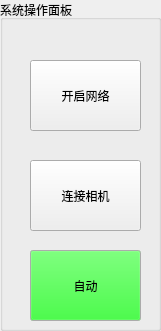
     <widget class="QGroupBox" name="gControl">
      <property name="geometry">
       <rect>
        <x>430</x>
        <y>20</y>
        <width>161</width>
        <height>331</height>
       </rect>
      </property>
      <property name="sizePolicy">
       <sizepolicy hsizetype="Preferred" vsizetype="Preferred">
        <horstretch>0</horstretch>
        <verstretch>0</verstretch>
       </sizepolicy>
      </property>
      <property name="title">
       <string>系统操作面板</string>
      </property>
      <widget class="QPushButton" name="bTCPini_2">
       <property name="geometry">
        <rect>
         <x>30</x>
         <y>60</y>
         <width>111</width>
         <height>71</height>
        </rect>
       </property>
       <property name="text">
        <string>开启网络</string>
       </property>
      </widget>
      <widget class="QPushButton" name="bCamIni">
       <property name="geometry">
        <rect>
         <x>30</x>
         <y>160</y>
         <width>111</width>
         <height>71</height>
        </rect>
       </property>
       <property name="text">
        <string>连接相机</string>
       </property>
      </widget>
      <widget class="QPushButton" name="bAuto">
       <property name="geometry">
        <rect>
         <x>30</x>
         <y>250</y>
         <width>111</width>
         <height>71</height>
        </rect>
       </property>
       <property name="palette">
        <palette>
         <active>
          <colorrole role="Button">
           <brush brushstyle="SolidPattern">
            <color alpha="255">
             <red>0</red>
             <green>255</green>
             <blue>0</blue>
            </color>
           </brush>
          </colorrole>
         </active>
         <inactive>
          <colorrole role="Button">
           <brush brushstyle="SolidPattern">
            <color alpha="255">
             <red>0</red>
             <green>255</green>
             <blue>0</blue>
            </color>
           </brush>
          </colorrole>
         </inactive>
         <disabled>
          <colorrole role="Button">
           <brush brushstyle="SolidPattern">
            <color alpha="255">
             <red>0</red>
             <green>255</green>
             <blue>0</blue>
            </color>
           </brush>
          </colorrole>
         </disabled>
        </palette>
       </property>
       <property name="text">
        <string>自动</string>
       </property>
       <property name="checkable">
        <bool>false</bool>
       </property>
      </widget>
     </widget>
